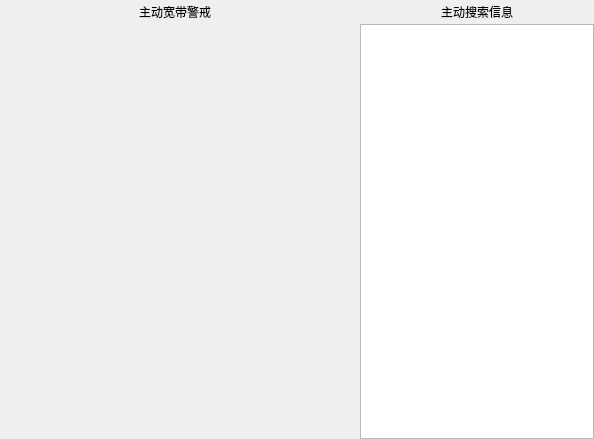
<?xml version="1.0" encoding="UTF-8"?>
<ui version="4.0">
 <class>X31ScActiveForm</class>
 <widget class="QWidget" name="X31ScActiveForm">
  <property name="geometry">
   <rect>
    <x>0</x>
    <y>0</y>
    <width>594</width>
    <height>439</height>
   </rect>
  </property>
  <property name="windowTitle">
   <string>Form</string>
  </property>
  <layout class="QHBoxLayout" name="horizontalLayout" stretch="3,2">
   <property name="spacing">
    <number>10</number>
   </property>
   <property name="leftMargin">
    <number>0</number>
   </property>
   <property name="topMargin">
    <number>0</number>
   </property>
   <property name="rightMargin">
    <number>0</number>
   </property>
   <property name="bottomMargin">
    <number>0</number>
   </property>
   <item>
    <layout class="QVBoxLayout" name="verticalLayout">
     <property name="spacing">
      <number>0</number>
     </property>
     <item>
      <widget class="QLabel" name="label">
       <property name="minimumSize">
        <size>
         <width>0</width>
         <height>24</height>
        </size>
       </property>
       <property name="maximumSize">
        <size>
         <width>16777215</width>
         <height>24</height>
        </size>
       </property>
       <property name="styleSheet">
        <string notr="true">border-image:none;</string>
       </property>
       <property name="text">
        <string>主动宽带警戒</string>
       </property>
       <property name="alignment">
        <set>Qt::AlignCenter</set>
       </property>
      </widget>
     </item>
     <item>
      <widget class="MFramepColorPlot" name="activePlot" native="true"/>
     </item>
    </layout>
   </item>
   <item>
    <layout class="QVBoxLayout" name="verticalLayout_2">
     <property name="spacing">
      <number>0</number>
     </property>
     <item>
      <widget class="QLabel" name="label_2">
       <property name="minimumSize">
        <size>
         <width>0</width>
         <height>24</height>
        </size>
       </property>
       <property name="maximumSize">
        <size>
         <width>16777215</width>
         <height>24</height>
        </size>
       </property>
       <property name="styleSheet">
        <string notr="true">border-image:none;</string>
       </property>
       <property name="text">
        <string>主动搜索信息</string>
       </property>
       <property name="alignment">
        <set>Qt::AlignCenter</set>
       </property>
      </widget>
     </item>
     <item>
      <widget class="QTextBrowser" name="tbAcSearch"/>
     </item>
    </layout>
   </item>
  </layout>
 </widget>
 <customwidgets>
  <customwidget>
   <class>MFramepColorPlot</class>
   <extends>QWidget</extends>
   <header>mframepcolorplot.h</header>
   <container>1</container>
  </customwidget>
 </customwidgets>
 <resources/>
 <connections/>
</ui>
